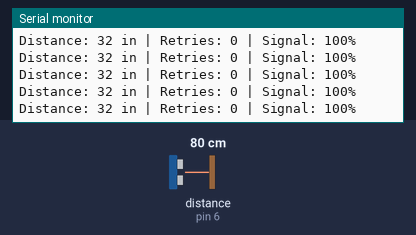
The sketch below on a simulated Arduino Uno, built with avr-gcc and run on an emulated ATmega328P. On the bench: the last lines printed to the serial monitor. Wiring (inferred from the names in the program): range finder with pulse-width output: data pin 6. The test bench sets the inputs (shaded band); at power-on: distance to the obstacle (sensor on pin 6) 80 cm. The echo pulse lasts 58.3 µs per cm; no radio packets arrive unless stated.

Above: at 1.2 s.
1.3 s: distance to the obstacle (sensor on pin 6) set to 2 cm
At 1.7 s:
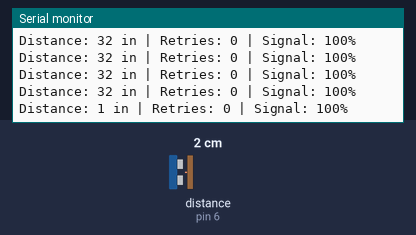
2.8 s: distance to the obstacle (sensor on pin 6) set to 4 cm
At 2.92 s:
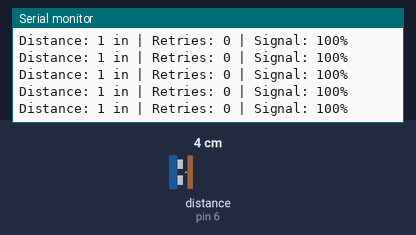
Timing chart, 0 to 5.8 s (numbered marks = the images above; inputs shaded):
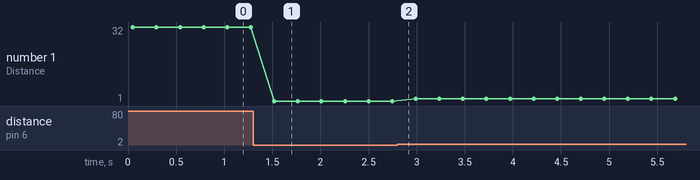

The sketch:

Tx_full.ino
```cpp
#include <SPI.h>
#include <RF24.h>

const uint8_t PIN_ECHO = 6;
const float US_PER_IN = 147.0f;           // µs per inch
const uint32_t PULSE_TIMEOUT_US = 120000; // fits your ~98.5 ms period

RF24 radio(7, 10);  // CE, CSN (adjust pins if needed)
const uint64_t address = 0xE8E8F0F0E1LL;

struct Payload {
  int distance;        // inches
  int signalStrength;  // 0–100 %
};

void setup() {
  Serial.begin(9600);
  pinMode(PIN_ECHO, INPUT);

  if (!radio.begin()) {
    Serial.println("Radio not responding");
    while (1) {}
  }
  radio.setChannel(115);
  radio.setPALevel(RF24_PA_MAX);
  radio.setDataRate(RF24_250KBPS);
  radio.setRetries(3, 15);  // 15 retries, 750 µs delay
  radio.openWritingPipe(address);
  radio.stopListening();    // TX mode

  Serial.println("TX ready");
}

void loop() {
  // Read distance
  unsigned long us = pulseIn(PIN_ECHO, HIGH, PULSE_TIMEOUT_US);
  int distance = -1;
  if (us > 0) {
    distance = (int)((us / US_PER_IN) + 0.5f);  // round to int inches
  }

  Payload payload;
  payload.distance = distance;

  // Attempt to send
  bool success = radio.write(&payload, sizeof(payload));
  int arc = radio.getARC();  // Auto Retransmit Count (0–15)

  // Convert retries to signal %
  int strength = map(arc, 0, 15, 100, 0);
  strength = constrain(strength, 0, 100);
  payload.signalStrength = strength;

  // Debug
  Serial.print("Distance: ");
  Serial.print(payload.distance);
  Serial.print(" in | Retries: ");
  Serial.print(arc);
  Serial.print(" | Signal: ");
  Serial.print(strength);
  Serial.println("%");

  // Re-send with signal included (same as your old sketch)
  radio.write(&payload, sizeof(payload));

  delay(200);
}
```

Measured:
- after the input at 1.3 s, the serial monitor: prints a new line after 0.22 s (image 1)
- plotted number 1: 32 → 1 after the input at 1.3 s, 1 → 2 after the input at 2.8 s
